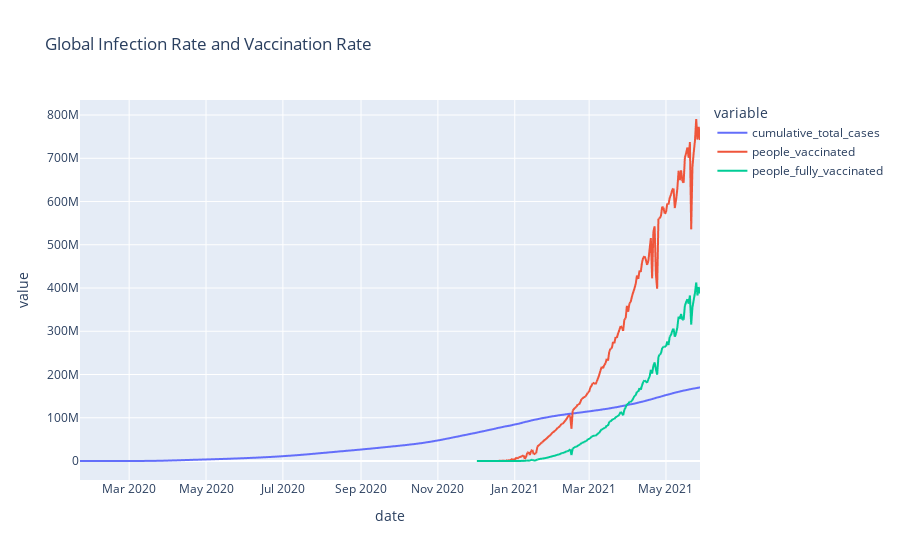

Notebook source saved alongside this figure:
### Code cell
fig = px.line(global_data, x='date', y=['cumulative_total_cases','people_vaccinated','people_fully_vaccinated'],
             title='Global Infection Rate and Vaccination Rate')
fig.show()

### Figure 1 — Plotly figure (JSON) as saved in the notebook; plotly's stock layout.template omitted (floating-point values rounded to 4 significant figures; data arrays with more than 128 entries replaced by an {"elided": "..."} marker saying what was removed)
{"data": [{"hovertemplate": "variable=cumulative_total_cases<br>date=%{x}<br>value=%{y}<extra></extra>", "legendgroup": "cumulative_total_cases", "line": {"color": "#636efa", "dash": "solid"}, "mode": "lines", "name": "cumulative_total_cases", "showlegend": true, "type": "scattergl", "x": {"elided": "493 str values"}, "xaxis": "x", "y": {"elided": "493 int values"}, "yaxis": "y"}, {"hovertemplate": "variable=people_vaccinated<br>date=%{x}<br>value=%{y}<extra></extra>", "legendgroup": "people_vaccinated", "line": {"color": "#EF553B", "dash": "solid"}, "mode": "lines", "name": "people_vaccinated", "showlegend": true, "type": "scattergl", "x": {"elided": "493 str values"}, "xaxis": "x", "y": {"elided": "493 int values"}, "yaxis": "y"}, {"hovertemplate": "variable=people_fully_vaccinated<br>date=%{x}<br>value=%{y}<extra></extra>", "legendgroup": "people_fully_vaccinated", "line": {"color": "#00cc96", "dash": "solid"}, "mode": "lines", "name": "people_fully_vaccinated", "showlegend": true, "type": "scattergl", "x": {"elided": "493 str values"}, "xaxis": "x", "y": {"elided": "493 int values"}, "yaxis": "y"}], "layout": {"legend": {"title": {"text": "variable"}, "tracegroupgap": 0}, "title": {"text": "Global Infection Rate and Vaccination Rate"}, "xaxis": {"anchor": "y", "domain": [0, 1], "title": {"text": "date"}}, "yaxis": {"anchor": "x", "domain": [0, 1], "title": {"text": "value"}}}}
